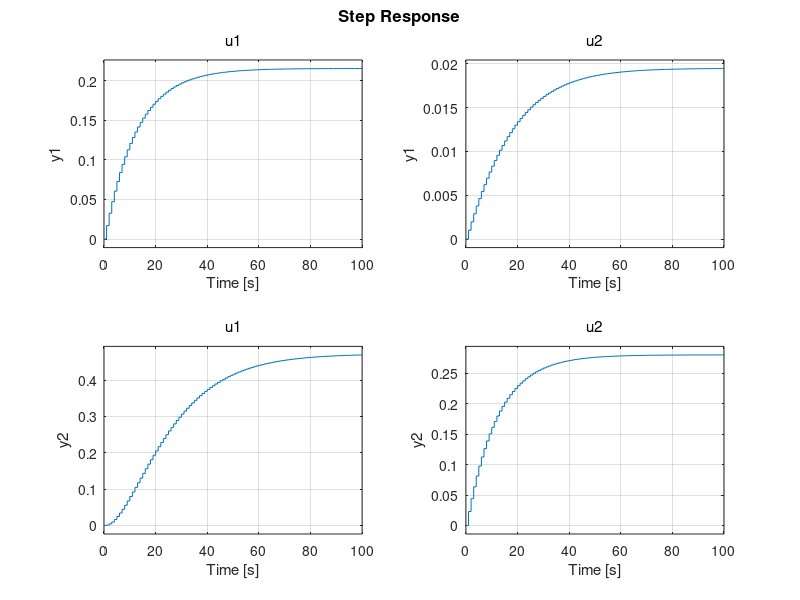

This figure's MATLAB source:
A = [0.921, 0, 0.041, 0;
     0, 0.918, 0, 0.033;
     0, 0, 0.924, 0;
     0, 0, 0, 0.937];
B = [0.017, 0.001;
     0.001, 0.023;
     0, 0.001;
     0.072, 0];
C = [1,0,0,0; 
     0,1,0,0];
D = zeros(2, 2);
Ts = 1;
L = 30;
N = 400;


sys = ss(A, B, C, D, Ts);

step(sys);

Optimization.CustomCostFcn = @(X,U,data) 10 * X(1);